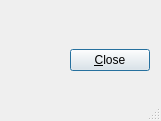
<ui version="4.0" >
 <class>InfoUi</class>
 <widget class="QDialog" name="InfoUi" >
  <property name="geometry" >
   <rect>
    <x>0</x>
    <y>0</y>
    <width>161</width>
    <height>121</height>
   </rect>
  </property>
  <property name="windowTitle" >
   <string/>
  </property>
  <property name="sizeGripEnabled" >
   <bool>true</bool>
  </property>
  <layout class="QGridLayout" name="gridLayout" >
   <item row="0" column="0" >
    <spacer name="spacer" >
     <property name="orientation" >
      <enum>Qt::Horizontal</enum>
     </property>
     <property name="sizeType" >
      <enum>QSizePolicy::Expanding</enum>
     </property>
     <property name="sizeHint" stdset="0" >
      <size>
       <width>84</width>
       <height>20</height>
      </size>
     </property>
    </spacer>
   </item>
   <item row="0" column="1" >
    <widget class="QPushButton" name="closePB" >
     <property name="text" >
      <string>&amp;Close</string>
     </property>
     <property name="default" >
      <bool>true</bool>
     </property>
    </widget>
   </item>
  </layout>
 </widget>
 <includes>
  <include location="local" >qt_i18n.h</include>
 </includes>
 <resources/>
 <connections/>
</ui>
